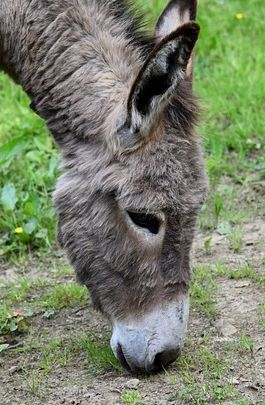
//> input picture lab1-hybrid-image/gui/res/donkey1.jpg, 265 x 405 px
$ ./hybrid-image_20230325160100   (built with g++ and OpenCV 4)
//> lines starting //> are read from the running program, lines starting //| are printed output that depends on the picture
#include <opencv2/opencv.hpp>
#include <opencv2/imgproc.hpp>
#include <iostream>

#define CMP

#define PAIR 2 // three pairs: 0 for squirrel-bunny, 1 for dog-cat, 2 for donkey-zebra
#define GRAY1 1 // whether read image1 in gray scale
#define GRAY2 1 // whether read image2 in gray scale

const static std::string resource_dir = "../res/";
const static std::vector<std::pair<std::string, std::string>> pairs {
    {resource_dir + "squirrel1.png", resource_dir + "bunny1.png"},
    {resource_dir + "dog.jpg", resource_dir + "cat.jpg"},
    {resource_dir + "donkey1.jpg", resource_dir + "zebra1.jpg"},
};

cv::Mat img1 = cv::imread(pairs[PAIR].first, GRAY1);
cv::Mat img2 = cv::imread(pairs[PAIR].second, GRAY2);

const int ksize_max = 99, sigma_max = 99, weight_max = 10;
int ksize1 = 39, ksize2 = 21;
int sigma1 = 11.0, sigma2 = 5.0;
int weight1 = 10, weight2 = 10;

const int pyr_level = 5;        // number of pyramid levels
const double pyr_ratio = 0.7;   // ratio of pyramid levels

cv::Mat hybrid_img(cv::Mat &img1, cv::Mat &img2, int ksize1, double sigma1, int ksize2, double sigma2, double weight1, double weight2);
void create_trackbars();
static void on_trackbar(int, void *);
void show_pyramid(cv::Mat &img, int levels, double ratio, std::string wnd_name = "pyramid");

int main()
{
    cv::Mat img1 = cv::imread(pairs[PAIR].first, 1);
//> img1 is the input picture: 405 rows x 265 cols, CV_8UC3; mean B, G, R 105.8, 129, 120.3
    cv::Mat img2 = cv::imread(pairs[PAIR].second, 1);
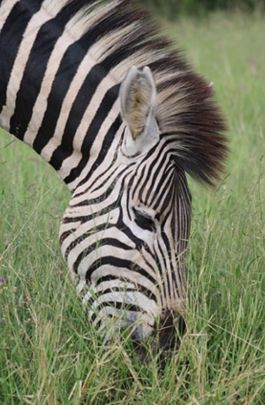
//> input picture lab1-hybrid-image/gui/res/zebra1.jpg, 265 x 405 px
//> img2 is the input picture: 405 rows x 265 cols, CV_8UC3; mean B, G, R 98, 121.4, 118.1
    cv::Mat dst = hybrid_img(img1, img2, ksize1, sigma1, ksize2, sigma2, weight1, weight2);
    show_pyramid(dst, pyr_level, pyr_ratio, "pyramid_color");

    img1 = cv::imread(pairs[PAIR].first, 0);
    img2 = cv::imread(pairs[PAIR].second, 0);
    cv::cvtColor(img1, img1, cv::COLOR_GRAY2BGR);
    cv::cvtColor(img2, img2, cv::COLOR_GRAY2BGR);
    dst = hybrid_img(img1, img2, ksize1, sigma1, ksize2, sigma2, weight1, weight2);
    show_pyramid(dst, pyr_level, pyr_ratio, "pyramid_gray");

    cv::waitKey(0);


#ifndef CMP

#if !GRAY1
    cv::cvtColor(img1, img1, cv::COLOR_GRAY2BGR);   // make sure mats are 3-channel
#endif
#if !GRAY2
    cv::cvtColor(img2, img2, cv::COLOR_GRAY2BGR);
#endif

    double duration = static_cast<double>(cv::getTickCount());

    cv::Mat dst = hybrid_img(img1, img2, ksize1, sigma1, ksize1, sigma2, weight1, weight2);

    duration = (static_cast<double>(cv::getTickCount()) - duration) / cv::getTickFrequency();
    std::cout << "Time: " << duration << std::endl;

    create_trackbars();
    cv::waitKey(0);

#endif

    return 0;
}

cv::Mat hybrid_img(cv::Mat &img1, cv::Mat &img2, int ksize1, double sigma1, int ksize2, double sigma2, double weight1, double weight2) {
//> called with ksize1 = 39, sigma1 = 11, ksize2 = 21, sigma2 = 5, weight1 = 10, weight2 = 10
    cv::Mat dst;
    cv::Mat img1_g1, img2_g2;

    CV_Assert(img1.data && img2.data);
    CV_Assert(ksize1 > 0 && ksize1 % 2 == 1 && ksize2 > 0 && ksize2 % 2 == 1);
#ifndef CMP
    cv::imshow("img1", img1);
    cv::imshow("img2", img2);
#endif
    double duration = static_cast<double>(cv::getTickCount());

    cv::GaussianBlur(img1, img1_g1, cv::Size(ksize1, ksize1), sigma1);  // low-passed image
    cv::GaussianBlur(img2, img2_g2, cv::Size(ksize2, ksize2), sigma2);
    cv::subtract(img2, img2_g2, img2_g2);   // high-passed image
    cv::addWeighted(img1_g1, weight1 / weight_max, img2_g2, weight2 / weight_max, 0.0, dst);

    duration = (static_cast<double>(cv::getTickCount()) - duration) / cv::getTickFrequency();
    std::cout << "Time of hybrid: " << duration << std::endl;
#ifndef CMP
    cv::imshow("low_passed", img1_g1);
    cv::imshow("high_passed", img2_g2);
    cv::imshow("hybrid_image", dst);
    show_pyramid(dst, pyr_level, pyr_ratio, "pyramid");
#endif
    return dst;
}

static void on_trackbar(int, void *) {
    if (ksize1 % 2 == 0) ksize1++;  // make sure ksize is odd
    if (ksize2 % 2 == 0) ksize2++;
    if (sigma1 == 0) sigma1++;
    if (sigma2 == 0) sigma1++;
    if (weight1 == 0) weight1++;
    if (weight2 == 0) weight2++;

    cv::Mat dst = hybrid_img(img1, img2, ksize1, sigma1, ksize2, sigma2, weight1, weight2);
}

void create_trackbars() {
    cv::createTrackbar("ksize1", "low_passed", &ksize1, ksize_max, on_trackbar);
    cv::createTrackbar("sigma1", "low_passed", &sigma1, sigma_max, on_trackbar);
    cv::createTrackbar("ksize2", "high_passed", &ksize2, ksize_max, on_trackbar);
    cv::createTrackbar("sigma2", "high_passed", &sigma2, sigma_max, on_trackbar);
    cv::createTrackbar("weight1", "hybrid_image", &weight1, weight_max, on_trackbar);
    cv::createTrackbar("weight2", "hybrid_image", &weight2, weight_max, on_trackbar);
}

void show_pyramid(cv::Mat &img, int levels, double ratio, std::string wnd_name) {
//> called with levels = 5, ratio = 0.7, wnd_name = "pyramid_color"
    std::vector<cv::Mat> pyr;
    cv::Mat tmp = img;
    pyr.push_back(tmp);
    for (int i = 0; i < levels - 1; i++) {
        cv::resize(tmp, tmp, cv::Size(), ratio, ratio);
        pyr.push_back(tmp);
    }
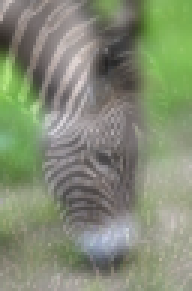
//> tmp: 97 rows x 64 cols, CV_8UC3 (shown 3 times larger); mean B, G, R 117, 140.5, 132.1

    int height = pyr[0].rows;
//> height = 405
    int width = pyr[0].cols;
//> width = 265
    for (int i = 1; i < levels; i++) {
        width += pyr[i].cols;
    }
//> this loop made 4 passes
//> width on passes 1 to 4: 451, 581, 672, 736
//> after the loop, width = 736

    cv::Mat canvas(height, width, CV_8UC3, cv::Scalar(0, 0, 0));
//> canvas: 405 rows x 736 cols, CV_8UC3; every value is 0
    int x = 0;
    for (int i = 0; i < levels; i++) {
        cv::Mat tmp = canvas(cv::Rect(x, 0, pyr[i].cols, pyr[i].rows));
        pyr[i].copyTo(tmp);
        x += pyr[i].cols;
    }
//> this loop made 5 passes
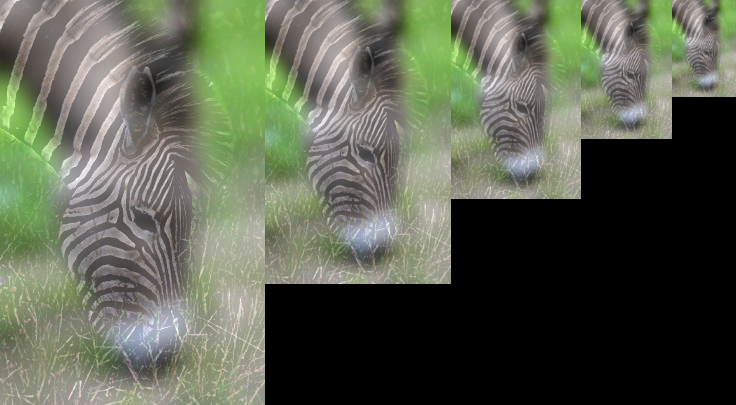
//> canvas: 405 rows x 736 cols, CV_8UC3; mean B, G, R 80.6, 96.7, 91
//> after the loop, x = 736
//> in main, `img2 = cv::imread(pairs[PAIR].second, 0);`:
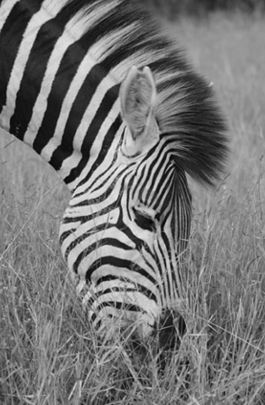
//> img2: 405 rows x 265 cols, CV_8UC1; min 0, max 243, mean 117.7
//> call 2 of hybrid_img, with ksize1 = 39, sigma1 = 11, ksize2 = 21, sigma2 = 5, weight1 = 10, weight2 = 10
//> in hybrid_img (call 2), `cv::GaussianBlur(img2, img2_g2, cv::Size(ksize2, ksize2), sigma2);`:
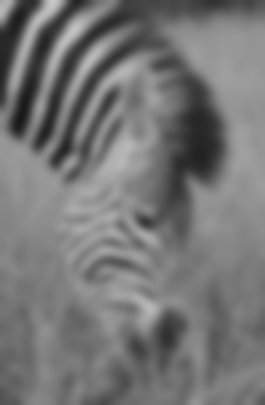
//> img2_g2: 405 rows x 265 cols, CV_8UC3; min 24, max 198, mean 117.7
//> call 2 of show_pyramid, with levels = 5, ratio = 0.7, wnd_name = "pyramid_gray"
//> after the loop in show_pyramid (call 2), `for (int i = 0; i < levels - 1; i++)`:
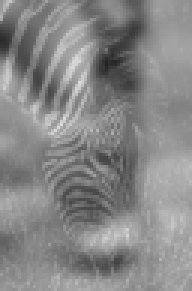
//> tmp: 97 rows x 64 cols, CV_8UC3 (shown 3 times larger); min 35, max 217, mean 135.3
//> in show_pyramid (call 2), `int width = pyr[0].cols;`: width = 265
//> the loop in show_pyramid (call 2), `for (int i = 1; i < levels; i++)` made 4 passes
//> after the loop in show_pyramid (call 2), `for (int i = 1; i < levels; i++)`: width = 736
//> the loop in show_pyramid (call 2), `for (int i = 0; i < levels; i++)` made 5 passes
//> after the loop in show_pyramid (call 2), `for (int i = 0; i < levels; i++)`:
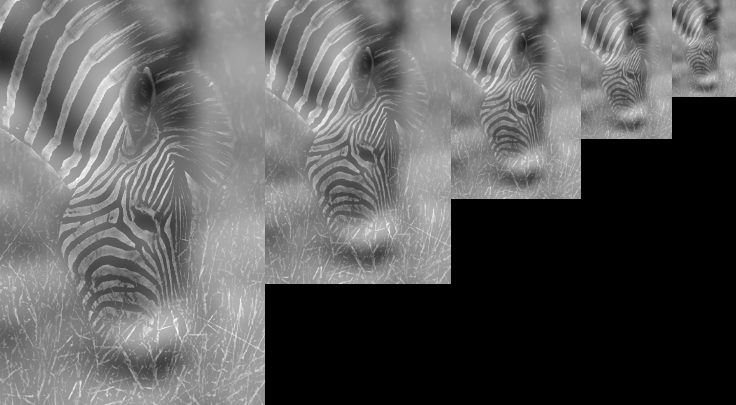
//> canvas: 405 rows x 736 cols, CV_8UC3; min 0, max 255, mean 93.2

    cv::imshow(wnd_name, canvas);
}
